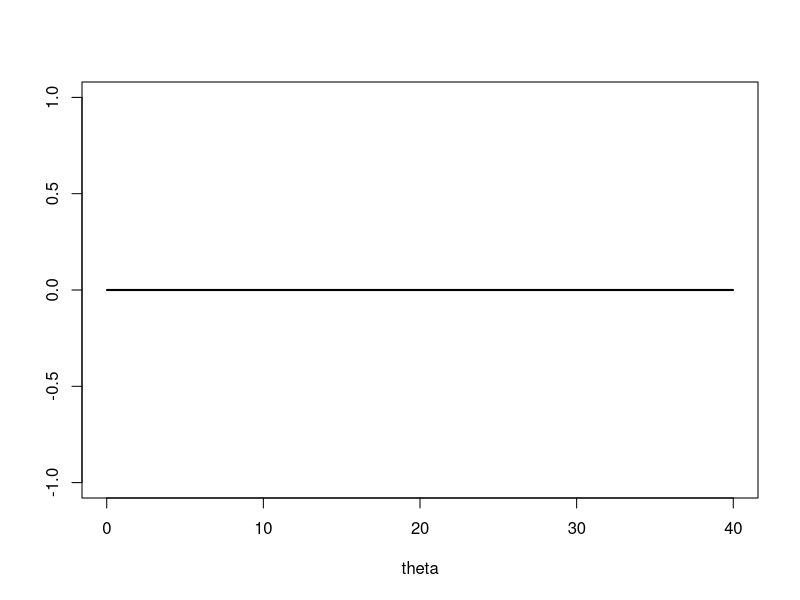
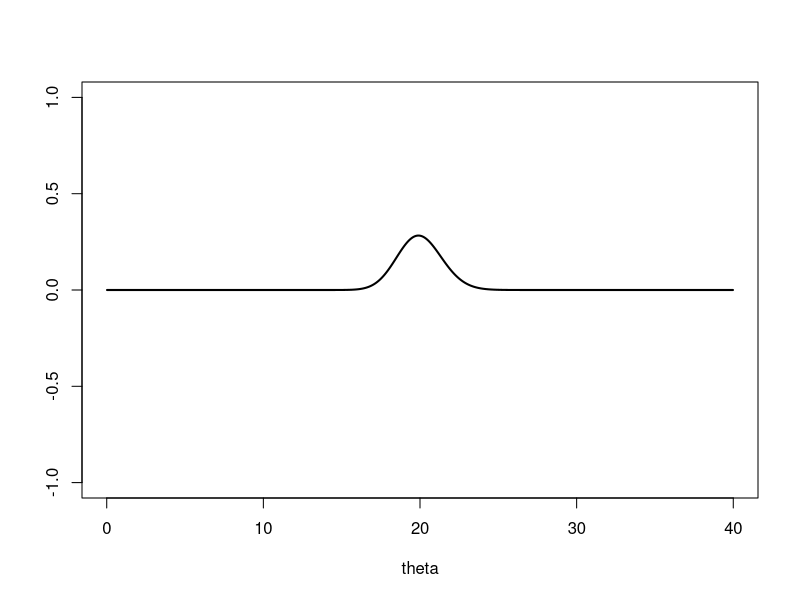
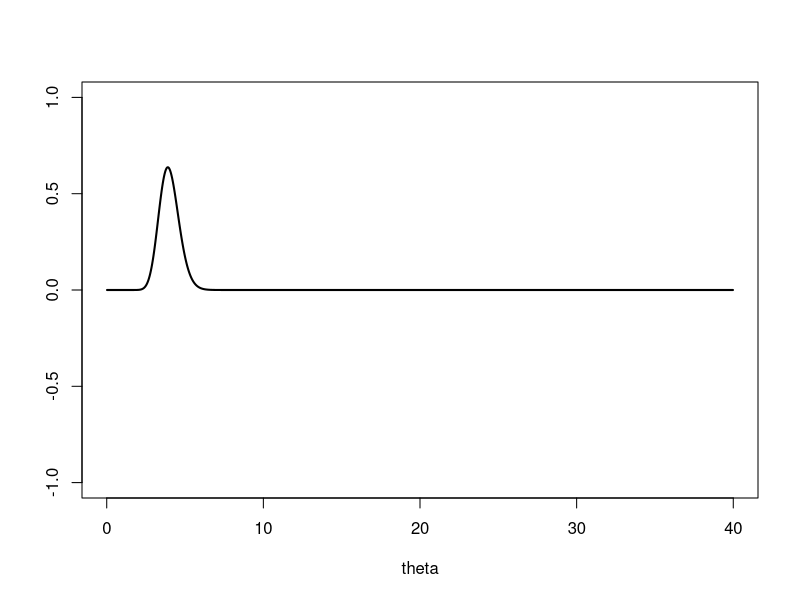
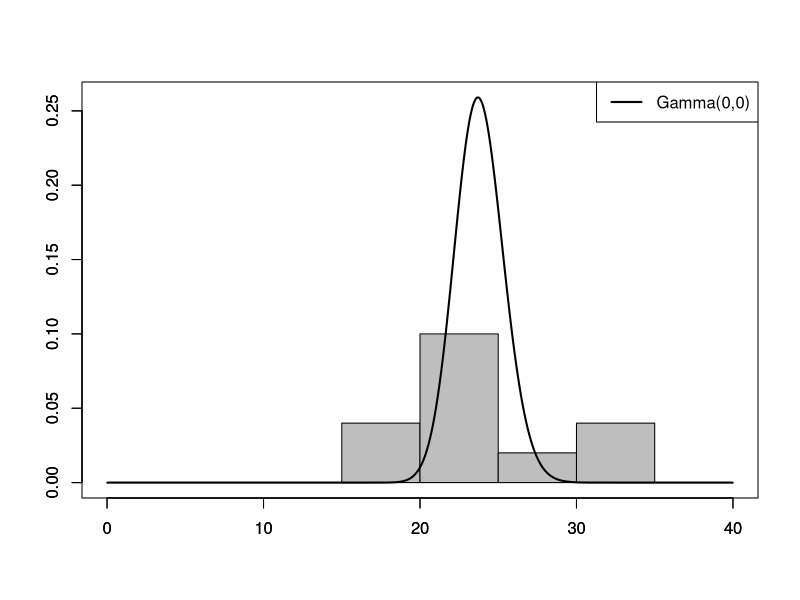
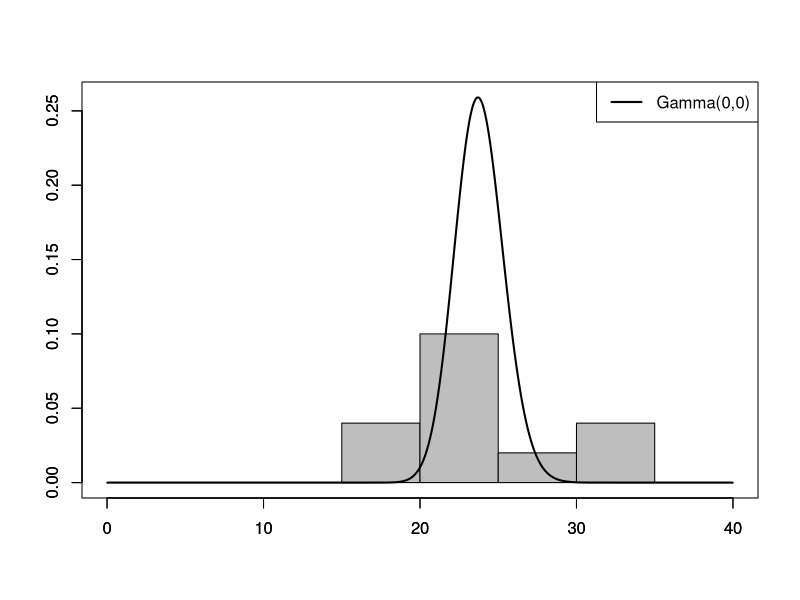
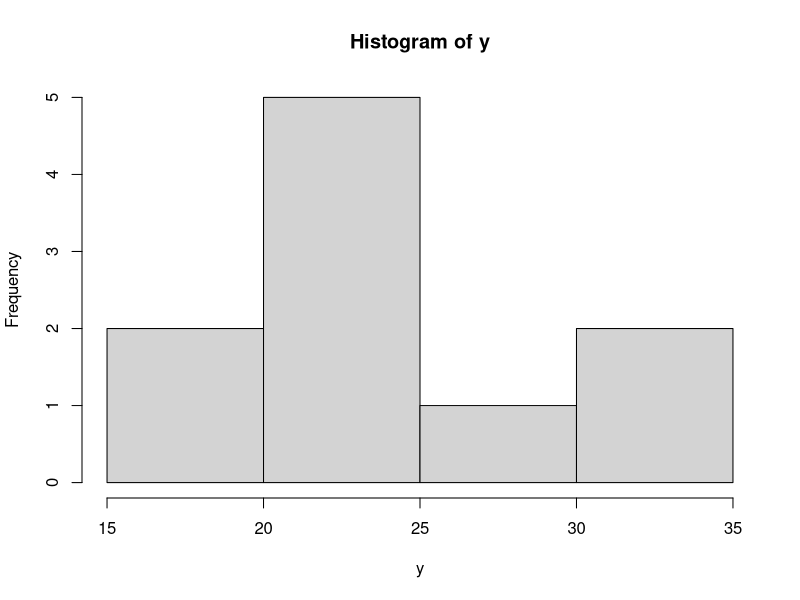
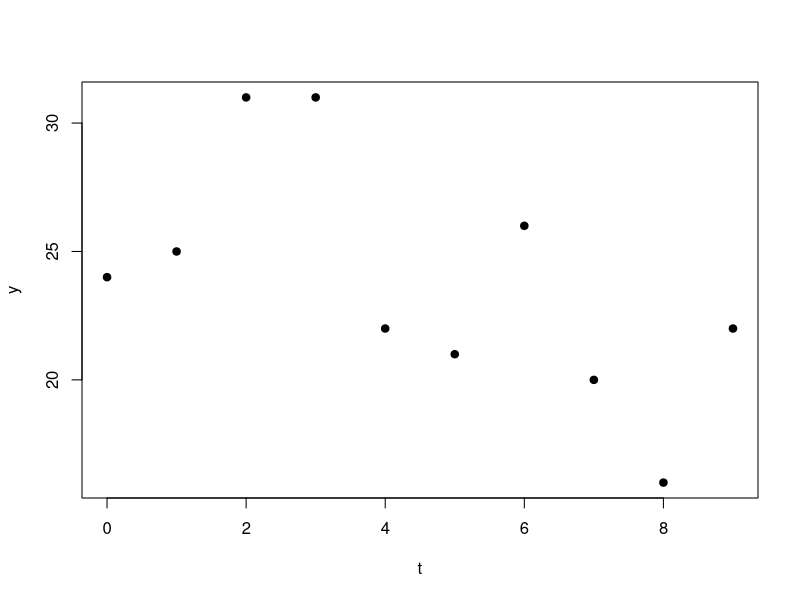
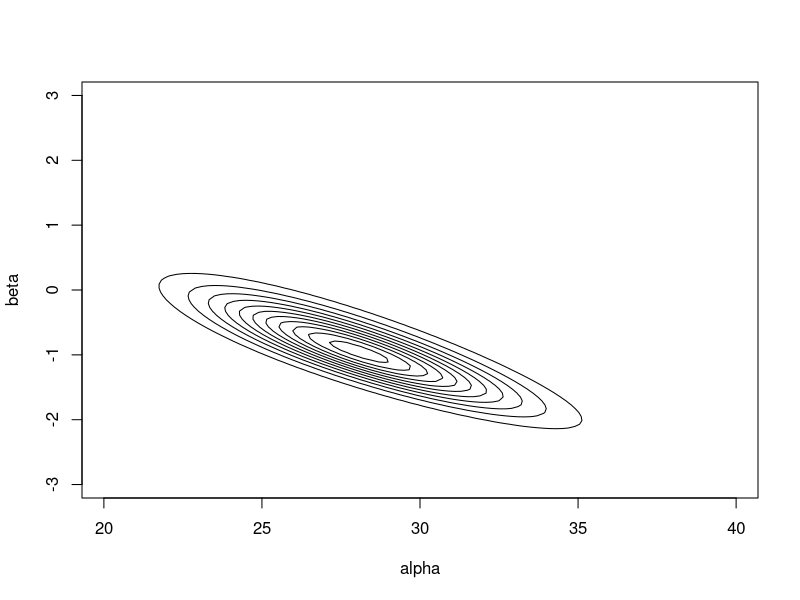

Reproduce these figures in R, in order.
## ---- chunk 1
knitr::opts_chunk$set(echo = TRUE)
## ---- chunk 2
#####
#Question 7
#####

#a
data <- read.table("data/planes.txt",header=T)
attach(data)
sumfatal <- sum(fatal)
n <- length(fatal)
##### looking at different Gamma priors #####
theta <- ppoints(1000)*40
gammaprior1 <- dgamma(theta,shape=0,rate=0)
minplot <- min(gammaprior1)
maxplot <- max(gammaprior1)
plot(theta,gammaprior1,type="l",ylim=c(minplot,maxplot),lwd=2,ylab="")
#set the prior to be stronger
gammaprior1 <- dgamma(theta,shape=200,rate=10)
plot(theta,gammaprior1,type="l",ylim=c(minplot,maxplot),lwd=2,ylab="")
#set the prior to be  off
gammaprior1 <- dgamma(theta,shape=40,rate=10)
plot(theta,gammaprior1,type="l",ylim=c(minplot,maxplot),lwd=2,ylab="")
## now plot the posterior distribution
gammaposterior1 <- dgamma(theta,shape=(sumfatal+0),rate=(n+0))
minplot <- min(gammaposterior1)
maxplot <- max(gammaposterior1)
hist(fatal,xlim=c(0,40),ylim=c(minplot,maxplot),prob=T,col="gray",xlab="",ylab="",main="")
par(new=T)
plot(theta,gammaposterior1,type="l",xlim=c(0,40),ylim=c(minplot,maxplot),lwd=2,xlab="",ylab="",main="")
legend("topright",c("Gamma(0,0)"),col=c(1:4),lwd=2)


#b
###use samples from the posterior distribution to obtain samples from the
#posterior predictive distribution
gammaposterior1 <- dgamma(theta,shape=(sumfatal+0),rate=(n+0))
minplot <- min(gammaposterior1)
maxplot <- max(gammaposterior1)
hist(fatal,xlim=c(0,40),ylim=c(minplot,maxplot),prob=T,col="gray",xlab="",ylab="",main="")
par(new=T)
plot(theta,gammaposterior1,type="l",xlim=c(0,40),ylim=c(minplot,maxplot),lwd=2,xlab="",ylab="",main="")
legend("topright",c("Gamma(0,0)"),col=c(1:4),lwd=2)

##compute a 95% interval

theta <- rgamma(1000, 238)/10
y1986 <- rpois(1000,theta)
print(sort(y1986)[c(25,976)])
## ---- chunk 3

data <- read.table("data/planes.txt",header=T)
attach(data)
sumfatal <- sum(fatal)
n <- length(fatal)


## a. Choose a non-informative prior
## input data:  
data <- read.table("data/planes.txt",skip=1)
y <- data[,2]
t <- data[,1]-1976
n <- length(y)
hist(y)
plot(t,y,pch=19)

## graphing posterior over range of alpha and beta:
posteriorplanes <- function(alpha,beta){
  logpost <- -Inf
  if (alpha + beta*max(t) > 0){
    logpost <- 0
    for (i in 1:n){
      logpost <- logpost + y[i]*log(alpha+beta*t[i])
      logpost <- logpost - (alpha+beta*t[i])
    }
  }
  logpost
}

numgrid <- 100
alpharange <- ppoints(numgrid)*20   # alpha between 0 and 20
betarange <- ppoints(numgrid)*6  # beta between 0 and 6

numgrid <- 100
alpharange <- ppoints(numgrid)*20+20   # alpha between 20 and 40
betarange <- ppoints(numgrid)*6-3  # beta between -3 and 3
full <- matrix(NA,nrow=numgrid,ncol=numgrid)
for (i in 1:numgrid){
  for (j in 1:numgrid){
    full[i,j] <- posteriorplanes(alpharange[i],betarange[j])
  }
}
full <- exp(full - max(full))
full <- full/sum(full)
contour(alpharange,betarange,full,xlab="alpha",ylab="beta",drawlabels=F)


## calculating probabilities for grid sampler:

alphamarginal <- rep(NA,numgrid)
for (i in 1:numgrid){
  alphamarginal[i] <- sum(full[i,])
}
betaconditional <- matrix(NA,nrow=numgrid,ncol=numgrid)
for (i in 1:numgrid){
  for (j in 1:numgrid){
    betaconditional[i,j] <- full[i,j]/sum(full[i,])
  }
}

## plotting marginal distribution of alpha
par(mfrow=c(1,1))
plot(alpharange,alphamarginal,type="l",main="marginal dist. of alpha")

## plotting conditional distribution of beta given alpha
alpharange[25]
alpharange[50]
alpharange[75]
par(mfrow=c(3,1))
plot(betarange,betaconditional[25,],type="l",main="dist. of beta for alpha = 24.9")
plot(betarange,betaconditional[50,],type="l",main="dist. of beta for alpha = 29.9")
plot(betarange,betaconditional[75,],type="l",main="dist. of beta for alpha = 34.9")

## sampling grid values:

alpha.samp <- rep(NA,10000)
beta.samp <- rep(NA,10000)
for (m in 1:10000){
  a <- sample(1:100,size=1,replace=T,prob=alphamarginal)
  b <- sample(1:100,size=1,replace=T,prob=betaconditional[a,])
  alpha.samp[m] <- alpharange[a]
  beta.samp[m] <- betarange[b]
}

par(mfrow=c(1,1))
contour(alpharange,betarange,full,xlab="alpha",ylab="beta",drawlabels=F,col=2)
points(alpha.samp,beta.samp)

## calculating posterior means/intervals for alpha and beta

par(mfrow=c(2,1))
hist(alpha.samp,main="Alpha Samples")
hist(beta.samp,main="Beta Samples")

mean(alpha.samp)
mean(beta.samp)

alpha.sampsort <- sort(alpha.samp)
beta.sampsort <- sort(beta.samp)

alpha.sampsort[250]
alpha.sampsort[9750]
beta.sampsort[250]
beta.sampsort[9750]

sum(beta.samp >= 0)/10000

par(mfrow=c(1,1))
plot(t,y,pch=19)
for (i in 1:1000){
  abline(alpha.samp[i],beta.samp[i],col=3)
}
points(t,y,pch=19)

##b. Use grid sampling to obtain 1000 samples from the joint posterior distribution. Give the 2D countour plot of the joint posterior distribution evaluated over your grid of values.

##c. Use the samplies from (b) to obtain 1000 samples from the posterior predictive distribution for y*, the number of fatal accidents in 1986. Plot a histogram of these posterior predictive smaples.

##d. Calculate a 95% posterior predictive interval for y* and compare it to the interval found in Question 7b. 
## now plot the posterior distribution

